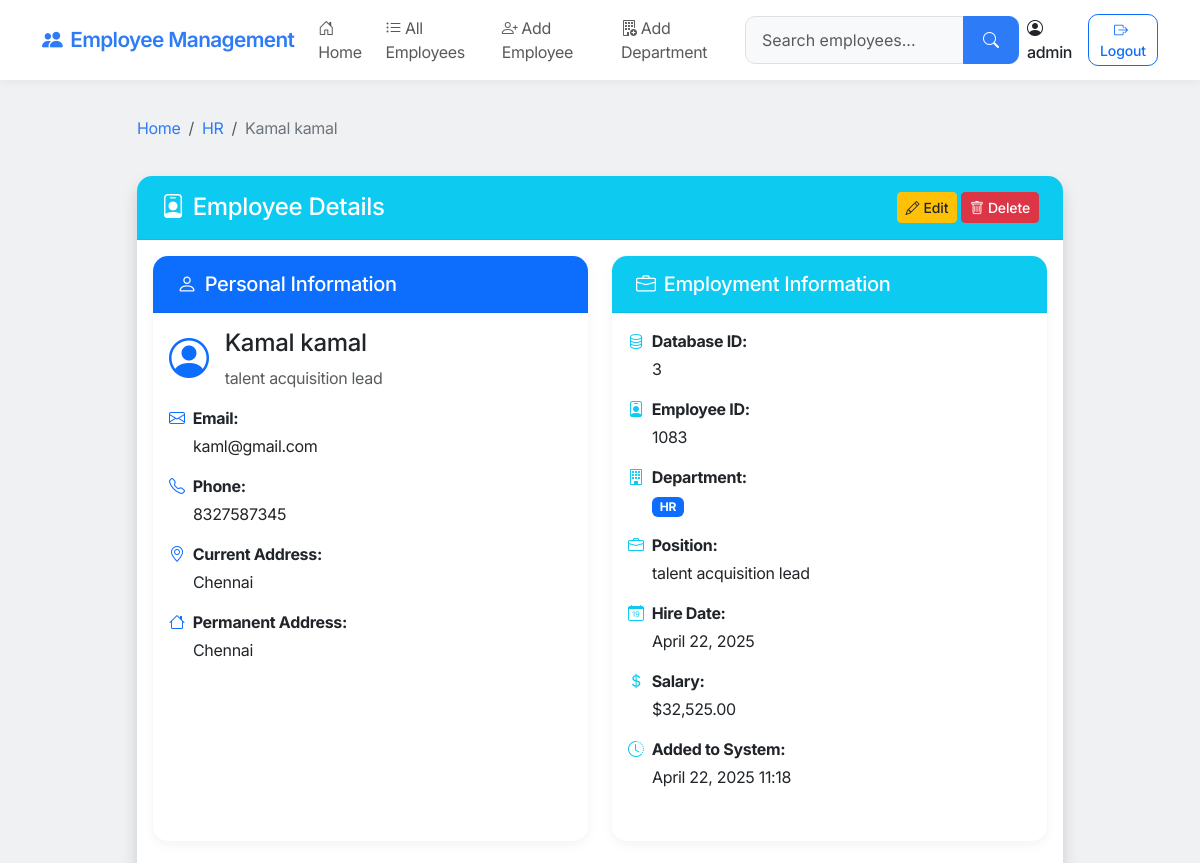
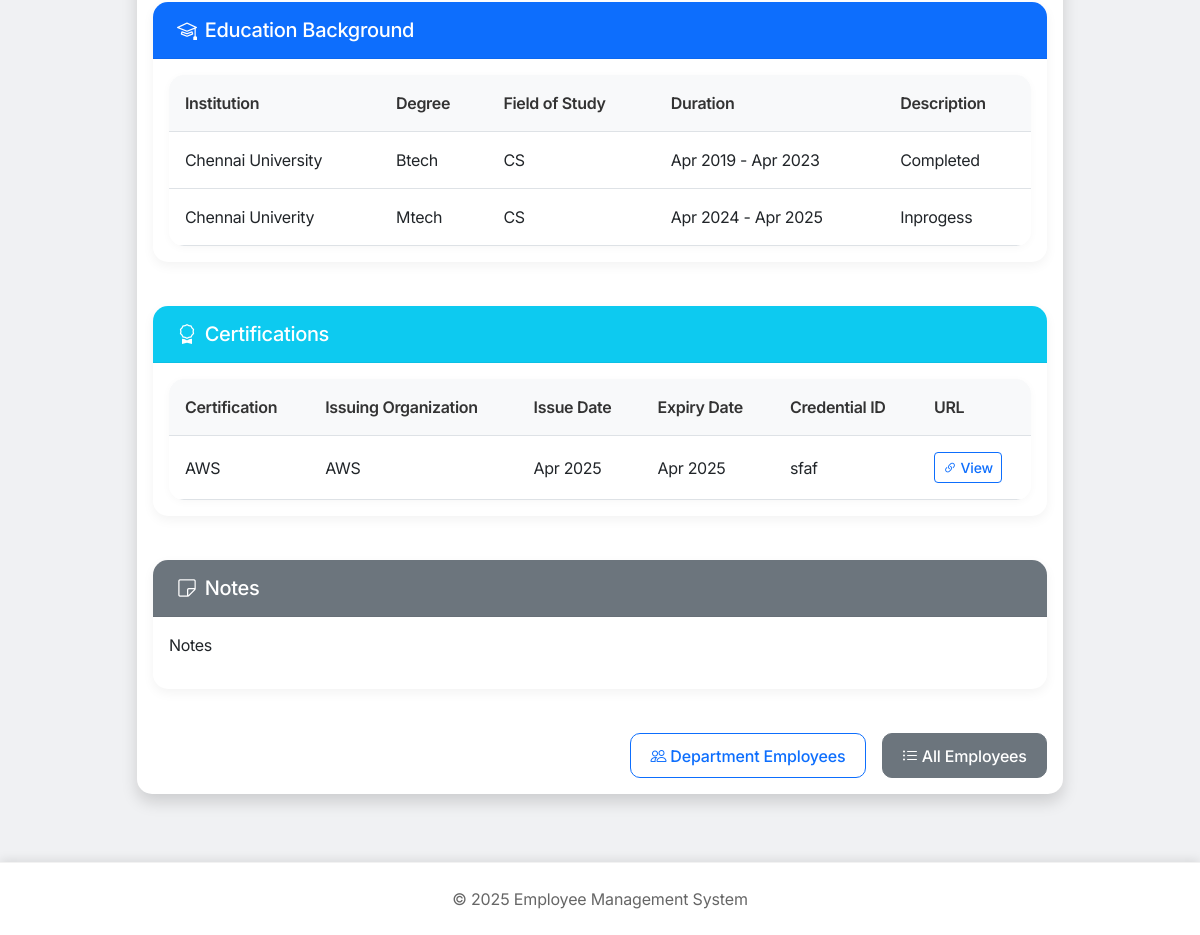
The page /employee/3 (signed in) on the database its author committed (2 pictures, top to bottom).
### app.py (models this page shows, shortened)
class Employee(db.Model):
    id = db.Column(db.Integer, primary_key=True)
    employee_id = db.Column(db.String(50), unique=True, nullable=True)  # Added employee ID field
    first_name = db.Column(db.String(50), nullable=False)
    last_name = db.Column(db.String(50), nullable=False)
    email = db.Column(db.String(100), unique=True, nullable=False)
    phone = db.Column(db.String(20), nullable=False)
    department = db.Column(db.String(50), nullable=False)
    position = db.Column(db.String(50), nullable=False)
    hire_date = db.Column(db.Date, nullable=False, default=datetime.utcnow)
    current_address = db.Column(db.String(200), nullable=False)  # Renamed from address
    permanent_address = db.Column(db.String(200), nullable=True)  # Added permanent address
    salary = db.Column(db.Float, default=0)
    notes = db.Column(db.Text, nullable=True)
    created_at = db.Column(db.DateTime, default=datetime.utcnow)
    educations = db.relationship('Education', backref='employee', lazy=True, cascade="all, delete-orphan")
    certifications = db.relationship('Certification', backref='employee', lazy=True, cascade="all, delete-orphan")

class Education(db.Model):
    id = db.Column(db.Integer, primary_key=True)
    employee_id = db.Column(db.Integer, db.ForeignKey('employee.id'), nullable=False)
    institution = db.Column(db.String(100), nullable=False)
    degree = db.Column(db.String(100), nullable=False)
    field_of_study = db.Column(db.String(100), nullable=False)
    start_date = db.Column(db.Date, nullable=False)
    end_date = db.Column(db.Date, nullable=True)
    description = db.Column(db.Text, nullable=True)
    created_at = db.Column(db.DateTime, default=datetime.utcnow)

class Certification(db.Model):
    id = db.Column(db.Integer, primary_key=True)
    employee_id = db.Column(db.Integer, db.ForeignKey('employee.id'), nullable=False)
    name = db.Column(db.String(100), nullable=False)
    issuing_organization = db.Column(db.String(100), nullable=False)
    issue_date = db.Column(db.Date, nullable=False)
    expiry_date = db.Column(db.Date, nullable=True)
    credential_id = db.Column(db.String(100), nullable=True)
    credential_url = db.Column(db.String(200), nullable=True)
    created_at = db.Column(db.DateTime, default=datetime.utcnow)

### app.py (the view)
@app.route('/employee/<int:id>')
@login_required
def employee_details(id):
    employee = Employee.query.get_or_404(id)
    educations = Education.query.filter_by(employee_id=id).all()
    certifications = Certification.query.filter_by(employee_id=id).all()
    return render_template('employee_details.html', employee=employee, educations=educations, certifications=certifications)

### templates/employee_details.html (shortened to what this page needs)
{% extends 'base.html' %}
{% block content %}
<div class="row">
    <div class="col-md-10 offset-md-1">
        <nav aria-label="breadcrumb" class="mb-4">
            <ol class="breadcrumb">
                <li class="breadcrumb-item"><a href="{{ url_for('index') }}">Home</a></li>
                <li class="breadcrumb-item"><a href="{{ url_for('department_employees', department=employee.department) }}">{{ employee.department }}</a></li>
                <li class="breadcrumb-item active" aria-current="page">{{ employee.first_name }} {{ employee.last_name }}</li>
            </ol>
        </nav>
        <div class="card shadow">
            <div class="card-header bg-info text-white d-flex justify-content-between align-items-center">
                <h4 class="mb-0"><i class="bi bi-person-badge me-2"></i>Employee Details</h4>
                <div>
                    <a href="{{ url_for('edit_employee', id=employee.id) }}" class="btn btn-warning btn-sm">
                        <i class="bi bi-pencil me-1"></i>Edit
                    </a>
                    <button type="button" class="btn btn-danger btn-sm" data-bs-toggle="modal" data-bs-target="#deleteModal">
                        <i class="bi bi-trash me-1"></i>Delete
                    </button>
                </div>
            </div>
            <div class="card-body">
                <div class="row mb-4">
                    <div class="col-md-6">
                        <div class="card h-100 border-primary">
                            <div class="card-header bg-primary text-white">
                                <h5 class="mb-0"><i class="bi bi-person me-2"></i>Personal Information</h5>
                            </div>
                            <div class="card-body">
                                <div class="mb-3">
                                    <div class="d-flex">
                                        <div class="flex-shrink-0">
                                            <i class="bi bi-person-circle fs-1 text-primary"></i>
                                        </div>
                                        <div class="flex-grow-1 ms-3">
                                            <h4>{{ employee.first_name }} {{ employee.last_name }}</h4>
                                            <p class="text-muted mb-0">{{ employee.position }}</p>
                                        </div>
                                    </div>
                                </div>
                                <div class="mb-2">
                                    <p class="mb-1"><i class="bi bi-envelope me-2 text-primary"></i><strong>Email:</strong></p>
                                    <p class="ms-4">{{ employee.email }}</p>
                                </div>
                                <div class="mb-2">
                                    <p class="mb-1"><i class="bi bi-telephone me-2 text-primary"></i><strong>Phone:</strong></p>
                                    <p class="ms-4">{{ employee.phone }}</p>
                                </div>
                                <div class="mb-2">
                                    <p class="mb-1"><i class="bi bi-geo-alt me-2 text-primary"></i><strong>Current Address:</strong></p>
                                    <p class="ms-4">{{ employee.current_address }}</p>
                                </div>
                                {% if employee.permanent_address %}
                                <div class="mb-2">
                                    <p class="mb-1"><i class="bi bi-house me-2 text-primary"></i><strong>Permanent Address:</strong></p>
                                    <p class="ms-4">{{ employee.permanent_address }}</p>
                                </div>
                                {% endif %}
                            </div>
                        </div>
                    </div>
                    <div class="col-md-6">
                        <div class="card h-100 border-info">
                            <div class="card-header bg-info text-white">
                                <h5 class="mb-0"><i class="bi bi-briefcase me-2"></i>Employment Information</h5>
                            </div>
                            <div class="card-body">
                                <div class="mb-2">
                                    <p class="mb-1"><i class="bi bi-database me-2 text-info"></i><strong>Database ID:</strong></p>
                                    <p class="ms-4">{{ employee.id }}</p>
                                </div>
                                {% if employee.employee_id %}
                                <div class="mb-2">
                                    <p class="mb-1"><i class="bi bi-person-badge me-2 text-info"></i><strong>Employee ID:</strong></p>
                                    <p class="ms-4">{{ employee.employee_id }}</p>
                                </div>
                                {% endif %}
                                <div class="mb-2">
                                    <p class="mb-1"><i class="bi bi-building me-2 text-info"></i><strong>Department:</strong></p>
                                    <p class="ms-4">
                                        <span class="badge bg-primary">{{ employee.department }}</span>
                                    </p>
                                </div>
                                <div class="mb-2">
                                    <p class="mb-1"><i class="bi bi-briefcase me-2 text-info"></i><strong>Position:</strong></p>
                                    <p class="ms-4">{{ employee.position }}</p>
                                </div>
                                <div class="mb-2">
                                    <p class="mb-1"><i class="bi bi-calendar-date me-2 text-info"></i><strong>Hire Date:</strong></p>
                                    <p class="ms-4">{{ employee.hire_date.strftime('%B %d, %Y') }}</p>
                                </div>
                                <div class="mb-2">
                                    <p class="mb-1"><i class="bi bi-currency-dollar me-2 text-info"></i><strong>Salary:</strong></p>
                                    <p class="ms-4">{{ "${:,.2f}".format(employee.salary) if employee.salary else "Not specified" }}</p>
                                </div>
                                <div class="mb-2">
                                    <p class="mb-1"><i class="bi bi-clock-history me-2 text-info"></i><strong>Added to System:</strong></p>
                                    <p class="ms-4">{{ employee.created_at.strftime('%B %d, %Y %H:%M') }}</p>
                                </div>
                            </div>
                        </div>
                    </div>
                </div>
                {% if educations %}
                <div class="row mt-4">
                    <div class="col-12">
                        <div class="card border-primary">
                            <div class="card-header bg-primary text-white">
                                <h5 class="mb-0"><i class="bi bi-mortarboard me-2"></i>Education Background</h5>
                            </div>
                            <div class="card-body">
                                <div class="table-responsive">
                                    <table class="table table-hover">
                                        <thead>
                                            <tr>
                                                <th>Institution</th>
                                                <th>Degree</th>
                                                <th>Field of Study</th>
                                                <th>Duration</th>
                                                <th>Description</th>
                                            </tr>
                                        </thead>
                                        <tbody>
                                            {% for education in educations %}
                                            <tr>
                                                <td>{{ education.institution }}</td>
                                                <td>{{ education.degree }}</td>
                                                <td>{{ education.field_of_study }}</td>
                                                <td>
                                                    {{ education.start_date.strftime('%b %Y') }} -
                                                    {% if education.end_date %}
                                                        {{ education.end_date.strftime('%b %Y') }}
                                                    {% else %}
                                                        Present
                                                    {% endif %}
                                                </td>
                                                <td>{{ education.description|default('', true)|nl2br }}</td>
                                            </tr>
                                            {% endfor %}
                                        </tbody>
                                    </table>
                                </div>
                            </div>
                        </div>
                    </div>
                </div>
                {% endif %}
                {% if certifications %}
                <div class="row mt-4">
                    <div class="col-12">
                        <div class="card border-info">
                            <div class="card-header bg-info text-white">
                                <h5 class="mb-0"><i class="bi bi-award me-2"></i>Certifications</h5>
                            </div>
                            <div class="card-body">
                                <div class="table-responsive">
                                    <table class="table table-hover">
                                        <thead>
                                            <tr>
                                                <th>Certification</th>
                                                <th>Issuing Organization</th>
                                                <th>Issue Date</th>
                                                <th>Expiry Date</th>
                                                <th>Credential ID</th>
                                                <th>URL</th>
                                            </tr>
                                        </thead>
                                        <tbody>
                                            {% for cert in certifications %}
                                            <tr>
                                                <td>{{ cert.name }}</td>
                                                <td>{{ cert.issuing_organization }}</td>
                                                <td>{{ cert.issue_date.strftime('%b %Y') }}</td>
                                                <td>
                                                    {% if cert.expiry_date %}
                                                        {{ cert.expiry_date.strftime('%b %Y') }}
                                                    {% else %}
                                                        No Expiry
                                                    {% endif %}
                                                </td>
                                                <td>{{ cert.credential_id|default('N/A', true) }}</td>
                                                <td>
                                                    {% if cert.credential_url %}
                                                        <a href="{{ cert.credential_url }}" target="_blank" class="btn btn-sm btn-outline-primary">
                                                            <i class="bi bi-link-45deg"></i> View
                                                        </a>
                                                    {% else %}
                                                        N/A
                                                    {% endif %}
                                                </td>
                                            </tr>
                                            {% endfor %}
                                        </tbody>
                                    </table>
                                </div>
                            </div>
                        </div>
                    </div>
                </div>
                {% endif %}
                {% if employee.notes %}
                <div class="row mt-4">
                    <div class="col-12">
                        <div class="card border-secondary">
                            <div class="card-header bg-secondary text-white">
                                <h5 class="mb-0"><i class="bi bi-sticky me-2"></i>Notes</h5>
                            </div>
                            <div class="card-body">
                                <p>{{ employee.notes|nl2br }}</p>
                            </div>
                        </div>
                    </div>
                </div>
                {% endif %}
                <div class="d-grid gap-2 d-md-flex justify-content-md-end mt-4">
                    <a href="{{ url_for('department_employees', department=employee.department) }}" class="btn btn-outline-primary me-2">
                        <i class="bi bi-people me-1"></i>Department Employees
                    </a>
                    <a href="{{ url_for('all_employees') }}" class="btn btn-secondary">
                        <i class="bi bi-list-ul me-1"></i>All Employees
                    </a>
                </div>
            </div>
        </div>
    </div>
</div>
{% endblock %}

### rows shown on the page
Employee: department "HR", first_name "Kamal", last_name "kamal", position "talent acquisition lead", email "kaml@gmail.com", phone "8327587345", current_address "Chennai", permanent_address "Chennai", id "3", employee_id "1083", hire_date "April 22, 2025", salary "$32,525.00", created_at "April 22, 2025 11:18", notes "Notes"
Education: institution "Chennai University", degree "Btech", field_of_study "CS", start_date "Apr 2019", end_date "Apr 2023", description "Completed"
Education: institution "Chennai Univerity", degree "Mtech", field_of_study "CS", start_date "Apr 2024", end_date "Apr 2025", description "Inprogess"
Certification: name "AWS", issuing_organization "AWS", issue_date "Apr 2025", expiry_date "Apr 2025", credential_id "sfaf"

### other values the page prints
{{ session.username }} "admin"
